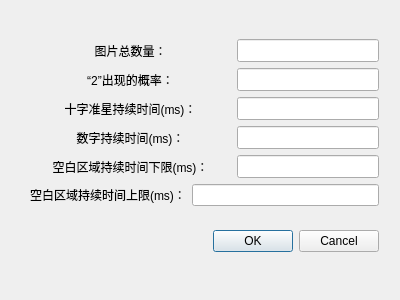
<?xml version="1.0" encoding="UTF-8"?>
<ui version="4.0">
 <class>p300oddballsetting</class>
 <widget class="QDialog" name="p300oddballsetting">
  <property name="geometry">
   <rect>
    <x>0</x>
    <y>0</y>
    <width>400</width>
    <height>300</height>
   </rect>
  </property>
  <property name="windowTitle">
   <string>Dialog</string>
  </property>
  <widget class="QWidget" name="">
   <property name="geometry">
    <rect>
     <x>30</x>
     <y>21</y>
     <width>349</width>
     <height>251</height>
    </rect>
   </property>
   <layout class="QVBoxLayout" name="verticalLayout_2">
    <item>
     <layout class="QVBoxLayout" name="verticalLayout">
      <item>
       <layout class="QHBoxLayout" name="horizontalLayout">
        <item>
         <widget class="QLabel" name="label">
          <property name="text">
           <string>图片总数量：</string>
          </property>
          <property name="alignment">
           <set>Qt::AlignCenter</set>
          </property>
         </widget>
        </item>
        <item>
         <widget class="QLineEdit" name="lineEdit">
          <property name="maximumSize">
           <size>
            <width>142</width>
            <height>23</height>
           </size>
          </property>
         </widget>
        </item>
       </layout>
      </item>
      <item>
       <layout class="QHBoxLayout" name="horizontalLayout_2">
        <item>
         <widget class="QLabel" name="label_2">
          <property name="text">
           <string>“2”出现的概率：</string>
          </property>
          <property name="alignment">
           <set>Qt::AlignCenter</set>
          </property>
         </widget>
        </item>
        <item>
         <widget class="QLineEdit" name="lineEdit_2">
          <property name="maximumSize">
           <size>
            <width>142</width>
            <height>23</height>
           </size>
          </property>
         </widget>
        </item>
       </layout>
      </item>
      <item>
       <layout class="QHBoxLayout" name="horizontalLayout_4">
        <item>
         <widget class="QLabel" name="label_4">
          <property name="text">
           <string>十字准星持续时间(ms)：</string>
          </property>
          <property name="alignment">
           <set>Qt::AlignCenter</set>
          </property>
         </widget>
        </item>
        <item>
         <widget class="QLineEdit" name="lineEdit_4">
          <property name="maximumSize">
           <size>
            <width>142</width>
            <height>23</height>
           </size>
          </property>
         </widget>
        </item>
       </layout>
      </item>
      <item>
       <layout class="QHBoxLayout" name="horizontalLayout_5">
        <item>
         <widget class="QLabel" name="label_5">
          <property name="text">
           <string>数字持续时间(ms)：</string>
          </property>
          <property name="alignment">
           <set>Qt::AlignCenter</set>
          </property>
         </widget>
        </item>
        <item>
         <widget class="QLineEdit" name="lineEdit_5">
          <property name="maximumSize">
           <size>
            <width>142</width>
            <height>23</height>
           </size>
          </property>
         </widget>
        </item>
       </layout>
      </item>
      <item>
       <layout class="QHBoxLayout" name="horizontalLayout_6">
        <item>
         <widget class="QLabel" name="label_6">
          <property name="text">
           <string>空白区域持续时间下限(ms)：</string>
          </property>
          <property name="alignment">
           <set>Qt::AlignCenter</set>
          </property>
         </widget>
        </item>
        <item>
         <widget class="QLineEdit" name="lineEdit_6">
          <property name="maximumSize">
           <size>
            <width>142</width>
            <height>23</height>
           </size>
          </property>
         </widget>
        </item>
       </layout>
      </item>
      <item>
       <layout class="QHBoxLayout" name="horizontalLayout_3">
        <item>
         <widget class="QLabel" name="label_7">
          <property name="text">
           <string>空白区域持续时间上限(ms)：</string>
          </property>
          <property name="alignment">
           <set>Qt::AlignCenter</set>
          </property>
         </widget>
        </item>
        <item>
         <widget class="QLineEdit" name="lineEdit_3"/>
        </item>
       </layout>
      </item>
     </layout>
    </item>
    <item>
     <widget class="QDialogButtonBox" name="buttonBox">
      <property name="orientation">
       <enum>Qt::Horizontal</enum>
      </property>
      <property name="standardButtons">
       <set>QDialogButtonBox::Cancel|QDialogButtonBox::Ok</set>
      </property>
     </widget>
    </item>
   </layout>
  </widget>
 </widget>
 <resources/>
 <connections>
  <connection>
   <sender>buttonBox</sender>
   <signal>accepted()</signal>
   <receiver>p300oddballsetting</receiver>
   <slot>accept()</slot>
   <hints>
    <hint type="sourcelabel">
     <x>248</x>
     <y>254</y>
    </hint>
    <hint type="destinationlabel">
     <x>157</x>
     <y>274</y>
    </hint>
   </hints>
  </connection>
  <connection>
   <sender>buttonBox</sender>
   <signal>rejected()</signal>
   <receiver>p300oddballsetting</receiver>
   <slot>reject()</slot>
   <hints>
    <hint type="sourcelabel">
     <x>316</x>
     <y>260</y>
    </hint>
    <hint type="destinationlabel">
     <x>286</x>
     <y>274</y>
    </hint>
   </hints>
  </connection>
 </connections>
</ui>
